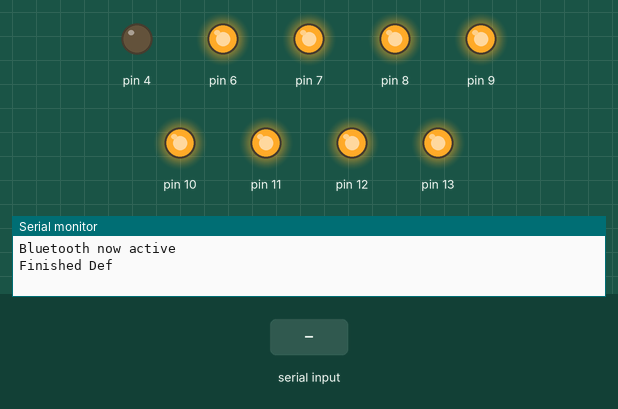
Simulated run of this sketch. Board: Arduino Uno, built with avr-gcc and run on an emulated ATmega328P. Parts: output pins drawn as LEDs (lit = HIGH), the last lines printed to the serial monitor. Inputs (shaded band) come from the test bench.

Above: at 1.2 s.
1.3 s: "2" received over Serial
At 2.32 s:
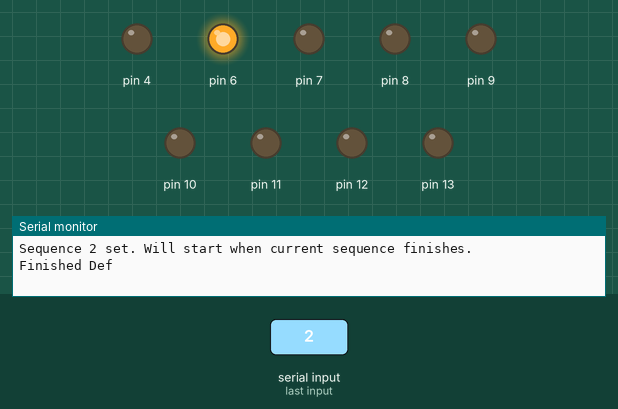
4.3 s: "X" received over Serial
At 5.2 s:
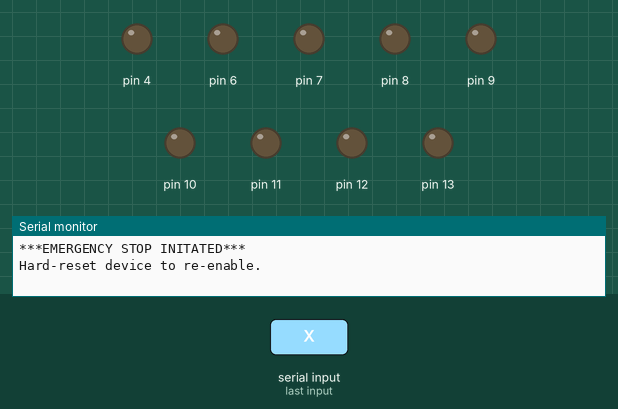
Timing chart, 0 to 7.3 s (numbered marks = the images above; inputs shaded):
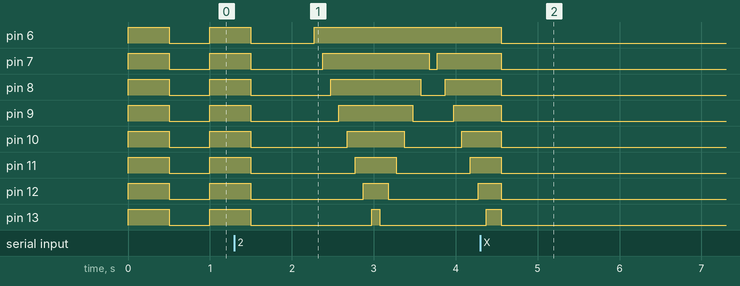

Measured:
- after the input at 4.3 s, pin 12: goes on until 4.6 s, then stays LOW

The sketch:

arduino-bt.ino
```cpp
#define bt_rx 0     //Receive from BT     (Shouldn't actually need
#define bt_tx 1     //Transmit to BT       to use these two directly)
const int NUM = 8;
const int FIRST = 6;
int valve[NUM];

void setup() {      // put your setup code here, to run once:
  setup_bluetooth();
  for (int i = 0; i < NUM; ++i)
    valve[i] = FIRST + i;
  for(int i = 0; i < NUM; ++i) {    //Start with all valves 'false'
    pinMode(valve[i], OUTPUT);
    digitalWrite(valve[i], LOW);
  }
  pinMode(4, OUTPUT);

}

char seqx = 0;

void loop() {       // put your main code here, to run repeatedly
  seqx = check_bluetooth(seqx);
  seqxuence();
}

void seqxuence() {    //These sequences are just my test sequences. Not expected to actually stick around..
  int timer;
  switch (seqx) {
    case '1': {
      timer = 250;
      for (int i = 0; i < NUM; ++i) {
        seqx = check_bluetooth(seqx);
        delay(timer);
        digitalWrite(valve[i], HIGH);
      }
      digitalWrite(4, HIGH);

      for (int i = 0; i< NUM; ++i) {
        seqx = check_bluetooth(seqx);
        delay(timer);
        digitalWrite(valve[i], LOW);
      }
      digitalWrite(4, LOW);
    }
      Serial.write("Finished 1\n");break;

    case '2': {
      timer = 100;
      for (int i = 0; i < NUM; ++i) {
        seqx = check_bluetooth(seqx);
        delay(timer);
        digitalWrite(valve[i], HIGH);
        for (int j = i + 1; j < NUM; ++j) {
          seqx = check_bluetooth(seqx);
          delay(timer);
          digitalWrite(valve[j], HIGH);
        }
        for (int j = NUM - 1; j > i; --j) {
          seqx = check_bluetooth(seqx);
          delay(timer);
          digitalWrite(valve[j], LOW);
        }
      }
      delay(timer * 5);
      for (int i = 0; i < NUM; ++i)
        digitalWrite(valve[i], LOW);
    }
      Serial.write("Finished 2\n"); break;

    case '3': {
      timer = 1000;
      for (int i = 0; i < NUM; ++i) {
        seqx = check_bluetooth(seqx);
        digitalWrite(valve[i], HIGH);
        delay(timer);
        digitalWrite(valve[i], LOW);
      }
    }
      Serial.write("Finished 3\n"); break;

    default: {
      timer = 500;
      for (int i = 0; i < NUM; ++i)
        digitalWrite(valve[i], HIGH);
      seqx = check_bluetooth(seqx);
      delay(timer);
      for (int i = 0; i < NUM; ++i)
        digitalWrite(valve[i], LOW);
      seqx = check_bluetooth(seqx);
      delay(timer);
    }
      Serial.write("Finished Def\n");
  }
}
```

bluetooth.ino
```cpp
bool setup_bluetooth() {
  Serial.begin(9600);
  Serial.println("Bluetooth now active");

  return 0;
}

char check_bluetooth(char seq) {
  if (Serial.available() > 0) {
    Serial.println("Config opened");
    Serial.println("Only 1, 2, 3 are valid for now. Any others will result in the default of 0.");
    Serial.println("Except for X. X is the emergency stop trigger, which kills the sequence thread.");
    seq = Serial.read();
    if (seq == 'X')
      estop_bluetooth();
    Serial.write("Sequence ");
    Serial.write(seq);
    Serial.write(" set. Will start when current sequence finishes.\n");
  }
  return seq;
}

void estop_bluetooth() {
  Serial.println("\n\n***EMERGENCY STOP INITATED***");
  Serial.println("Hard-reset device to re-enable.");
  for (int i = 0; i < NUM; ++i)
    digitalWrite(valve[i], LOW);
  while(1);
}
```
